Frame 1 (no input): blank canvas, image omitted
Frame 60 (the mouse pressed at the canvas centre just before this capture): blank canvas, image omitted
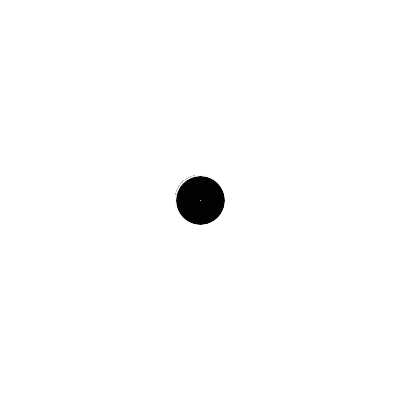
Frame 120 (the mouse held since frame 60 and released just before this capture)

The Processing sketch whose frames 1 and 60 were blank and that drew this single picture after the mouse press (run headless with seeded random() and noise(); from frame 60 on, the mouse is pressed at the canvas centre):

// Processing sketch: processing_64326
// ── processing_64326.pde

void setup (){
  
size (400,400);
background (255);
smooth ();
noStroke ();
fill (255,95);


}

void draw () {

line (mouseX,mouseY,200,200);
noCursor ();
if (mousePressed) {fill (0,50); ellipse (mouseX,mouseY,50,50);} else
{stroke (255); fill (255);}


    
}
